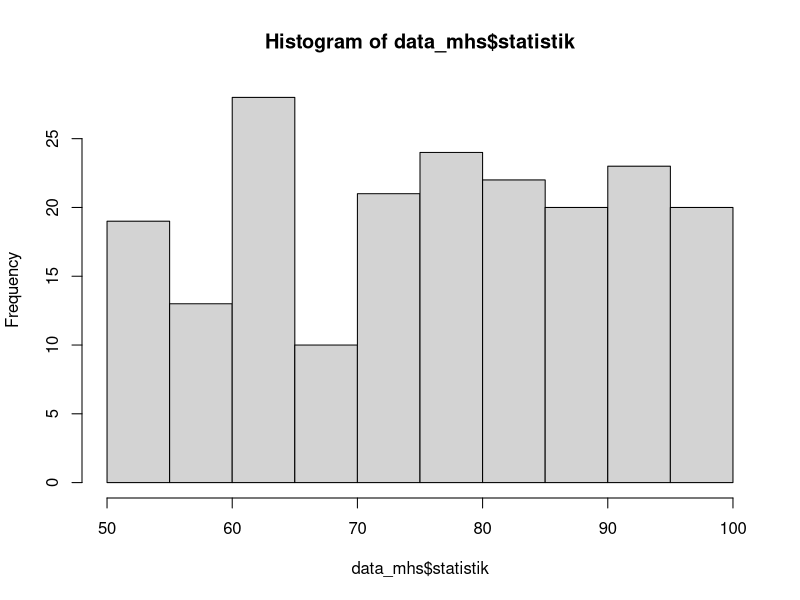
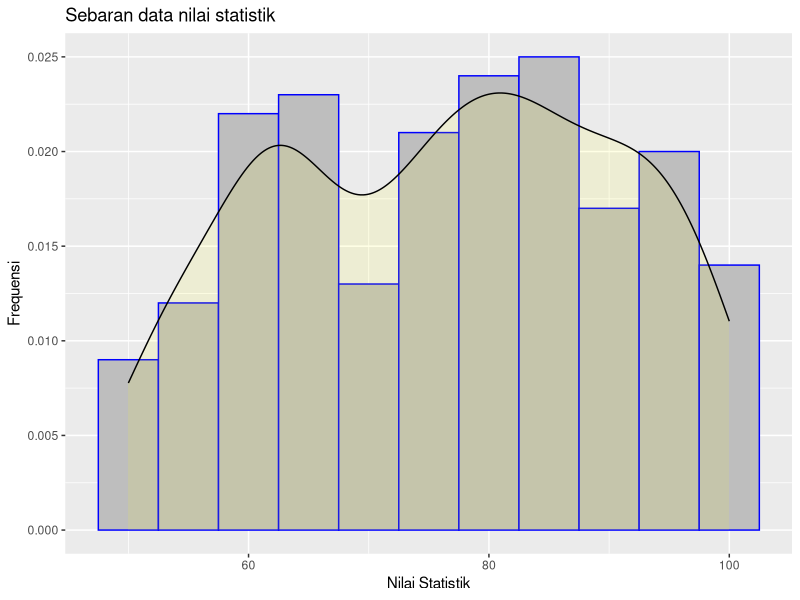

R code for these plots, in order:
# PROGRAM Pemusatan_Data.R
# Program ini digunakan untuk melihat rata-rata, nilai tengah, modus, ragam, stdv, rentang dari sampel dataset
# Kegunaan pemusatan data untuk melihat variasi data yang akan diolah.
# Hasil dari program ini adalah histrogram untuk visual distribusi data

#This program is used to view the mean, mean, mode, range, stdv, range of a sample dataset
# Use of data centering to see variations in data to be processed.
# The result of this program is a histogram for visual data distribution


# DEKLARASI
# DECLARATION
library(ggplot2)
library(dplyr)
library(modeest)


# ALGORITMA
# inputan data berupa data.frame
# input data in the form of data.frame
data_mhs <- data.frame(
  nim = c(seq("1114091101","1114091200")),
  algoritma_pemrograman = sample(50:100, 200, replace = TRUE),
  struktur_data = sample(50:100, 200, replace = TRUE),
  basis_data = sample(50:100, 200, replace = TRUE),
  statistik = sample(50:100, 200, replace = TRUE),
  #statistik = rnorm(mean=75, sd=6, 200),
  data_mining = sample(50:100, 200, replace = TRUE)
)
data_mhs

# konversi tipe data nim(numerik) menjadi nim(nominal)
# convert data type nim (numeric) to nim (nominal)
data_mhs$nim <- as.character(data_mhs$nim)

# proses melihat ringkasan dataset secara umum
# the process of viewing a summary dataset in general
summary(data_mhs)

# proses rata-rata, nilai tengah, modus
# process average, middle value, mode
mean(data_mhs$statistik) # average
median(data_mhs$statistik) # middle
mfv(data_mhs$statistik) # mode

# proses mencari rentang, standar deviasi, ragam
# process of searching for ranges, standard deviation, variants
range(data_mhs$statistik) #ranges
sd(data_mhs$statistik) #standard deviation
var(data_mhs$statistik) #variants

# melihat sebaran data untuk 1 variabel menggunakan histogram 
# see data distribution for one viable use histrogram
hist(data_mhs$statistik)

# output berupa histogram menggunakan package ggplot2 untuk mengetahui persebaran data
# Output is a histogram using the ggplot2 package to find out the distribution of data
ggplot(data=data_mhs, aes(x=statistik)) + 
  geom_histogram(aes(y=..density..),binwidth=5, colour="blue", fill="grey")+
  geom_density(alpha=.1, fill="yellow") +
  scale_x_continuous(name = "Nilai Statistik") +
  scale_y_continuous(name = "Frequensi") +
  ggtitle("Sebaran data nilai statistik")
